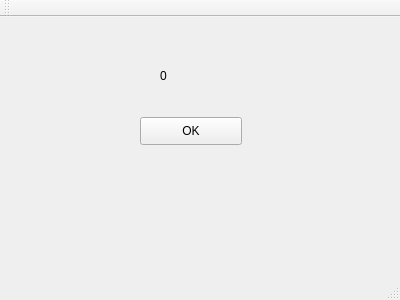
<?xml version="1.0" encoding="UTF-8"?>
<ui version="4.0">
 <class>MainWindow</class>
 <widget class="QMainWindow" name="MainWindow">
  <property name="geometry">
   <rect>
    <x>0</x>
    <y>0</y>
    <width>400</width>
    <height>300</height>
   </rect>
  </property>
  <property name="windowTitle">
   <string>MainWindow</string>
  </property>
  <widget class="QWidget" name="centralWidget">
   <widget class="QPushButton" name="pushButton">
    <property name="geometry">
     <rect>
      <x>140</x>
      <y>100</y>
      <width>102</width>
      <height>28</height>
     </rect>
    </property>
    <property name="text">
     <string>OK</string>
    </property>
   </widget>
   <widget class="QLabel" name="label">
    <property name="geometry">
     <rect>
      <x>160</x>
      <y>50</y>
      <width>72</width>
      <height>18</height>
     </rect>
    </property>
    <property name="text">
     <string>0</string>
    </property>
   </widget>
  </widget>
  <widget class="QMenuBar" name="menuBar">
   <property name="geometry">
    <rect>
     <x>0</x>
     <y>0</y>
     <width>400</width>
     <height>26</height>
    </rect>
   </property>
  </widget>
  <widget class="QToolBar" name="mainToolBar">
   <attribute name="toolBarArea">
    <enum>TopToolBarArea</enum>
   </attribute>
   <attribute name="toolBarBreak">
    <bool>false</bool>
   </attribute>
  </widget>
  <widget class="QStatusBar" name="statusBar"/>
 </widget>
 <layoutdefault spacing="6" margin="11"/>
 <resources/>
 <connections/>
</ui>
